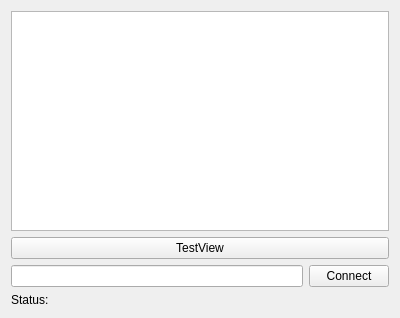
<?xml version="1.0" encoding="UTF-8"?>
<ui version="4.0">
 <class>Form</class>
 <widget class="QWidget" name="Form">
  <property name="geometry">
   <rect>
    <x>0</x>
    <y>0</y>
    <width>400</width>
    <height>318</height>
   </rect>
  </property>
  <property name="windowTitle">
   <string>Form</string>
  </property>
  <layout class="QVBoxLayout" name="verticalLayout">
   <item>
    <widget class="GLViewWidget" name="graphicsViewStreamingData">
     <property name="sizePolicy">
      <sizepolicy hsizetype="MinimumExpanding" vsizetype="MinimumExpanding">
       <horstretch>0</horstretch>
       <verstretch>0</verstretch>
      </sizepolicy>
     </property>
    </widget>
   </item>
   <item>
    <widget class="QPushButton" name="buttonTestView">
     <property name="text">
      <string>TestView</string>
     </property>
    </widget>
   </item>
   <item>
    <layout class="QHBoxLayout" name="horizontalLayoutConnect">
     <item>
      <widget class="QLineEdit" name="textBoxPublisherAddress">
       <property name="text">
        <string/>
       </property>
      </widget>
     </item>
     <item>
      <widget class="QPushButton" name="buttonConnectPublisher">
       <property name="text">
        <string>Connect</string>
       </property>
       <property name="default">
        <bool>false</bool>
       </property>
      </widget>
     </item>
    </layout>
   </item>
   <item>
    <layout class="QHBoxLayout" name="horizontalLayoutStatus">
     <item>
      <widget class="QLabel" name="labelStatus">
       <property name="sizePolicy">
        <sizepolicy hsizetype="Fixed" vsizetype="Preferred">
         <horstretch>0</horstretch>
         <verstretch>0</verstretch>
        </sizepolicy>
       </property>
       <property name="text">
        <string>Status:</string>
       </property>
       <property name="wordWrap">
        <bool>true</bool>
       </property>
      </widget>
     </item>
     <item>
      <widget class="QLabel" name="labelStatusInfo">
       <property name="text">
        <string/>
       </property>
      </widget>
     </item>
    </layout>
   </item>
  </layout>
 </widget>
 <customwidgets>
  <customwidget>
   <class>GLViewWidget</class>
   <extends>QGraphicsView</extends>
   <header>pyqtgraph.opengl</header>
  </customwidget>
 </customwidgets>
 <tabstops>
  <tabstop>textBoxPublisherAddress</tabstop>
  <tabstop>buttonConnectPublisher</tabstop>
  <tabstop>graphicsViewStreamingData</tabstop>
 </tabstops>
 <resources/>
 <connections>
  <connection>
   <sender>textBoxPublisherAddress</sender>
   <signal>returnPressed()</signal>
   <receiver>buttonConnectPublisher</receiver>
   <slot>click()</slot>
   <hints>
    <hint type="sourcelabel">
     <x>281</x>
     <y>260</y>
    </hint>
    <hint type="destinationlabel">
     <x>326</x>
     <y>260</y>
    </hint>
   </hints>
  </connection>
 </connections>
</ui>
